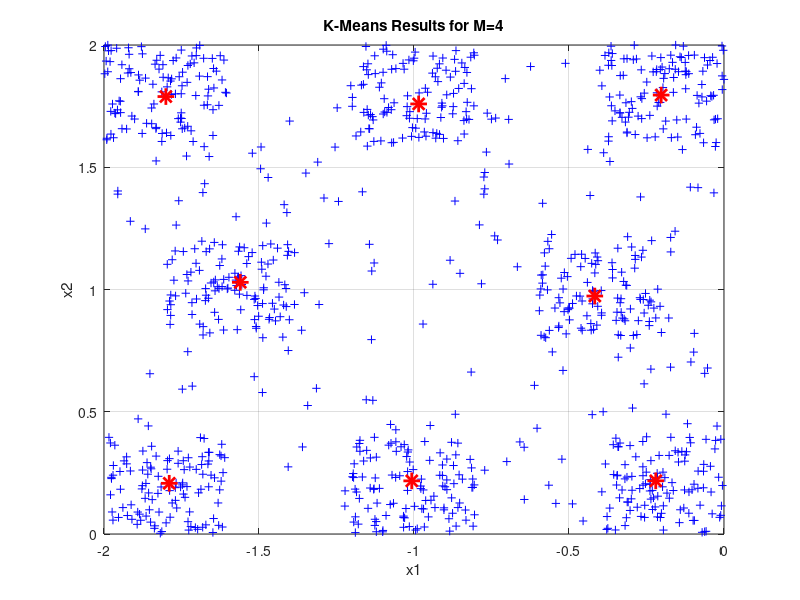

Write the MATLAB code that produced this figure.
data = load('Paradeigmata.txt');
centers = load('Centers.txt');

figure;
plot(data(:, 1), data(:, 2), '+b', 'DisplayName', 'Data Points');
hold on;

plot(centers(:, 1), centers(:, 2), '*r', 'MarkerSize', 12, 'LineWidth', 2, 'DisplayName', 'Centers');

title('K-Means Results for M=4');
xlabel('x1');
ylabel('x2');
grid on;

hold off;

